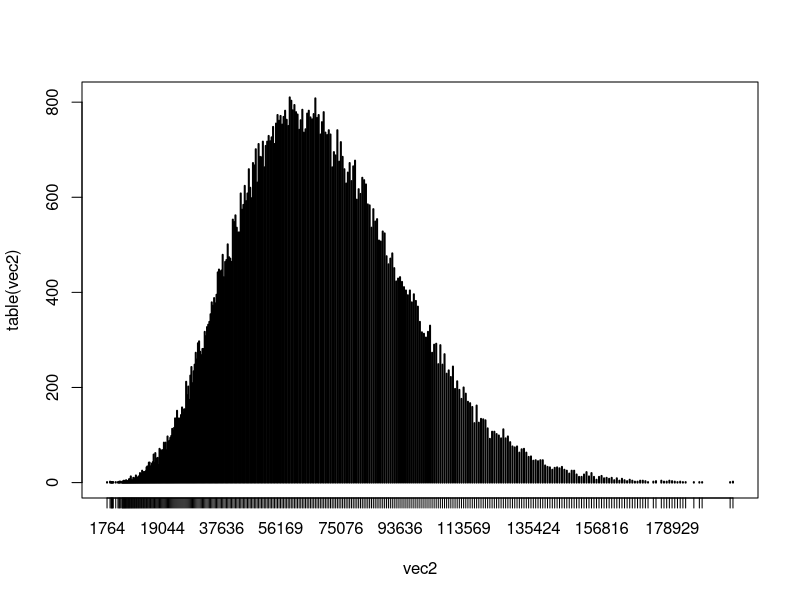
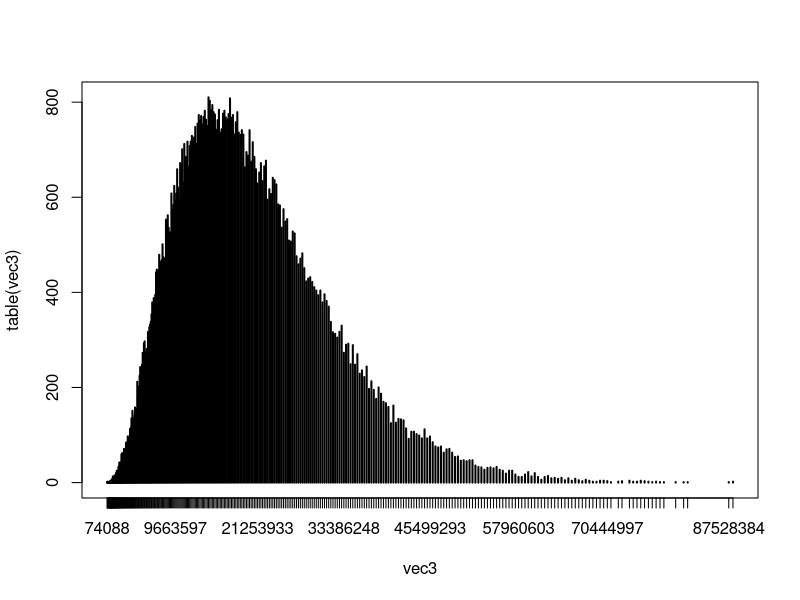
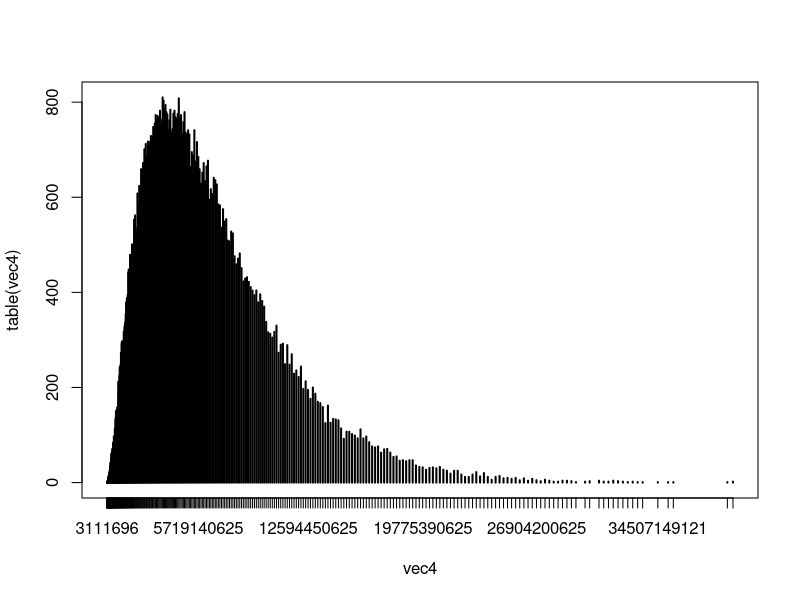
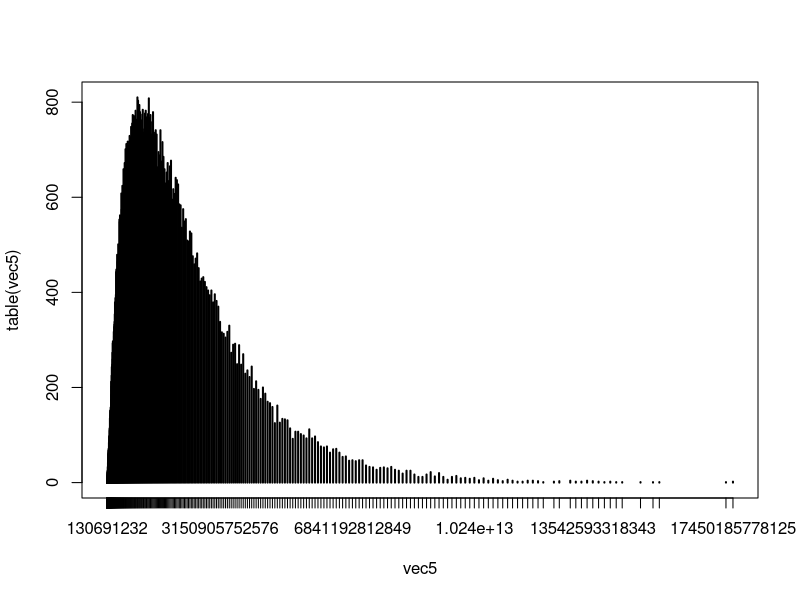
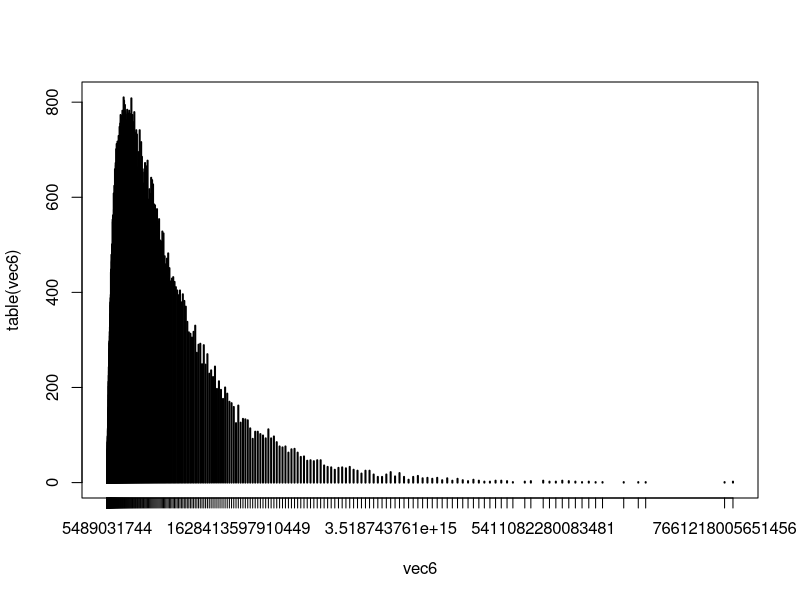
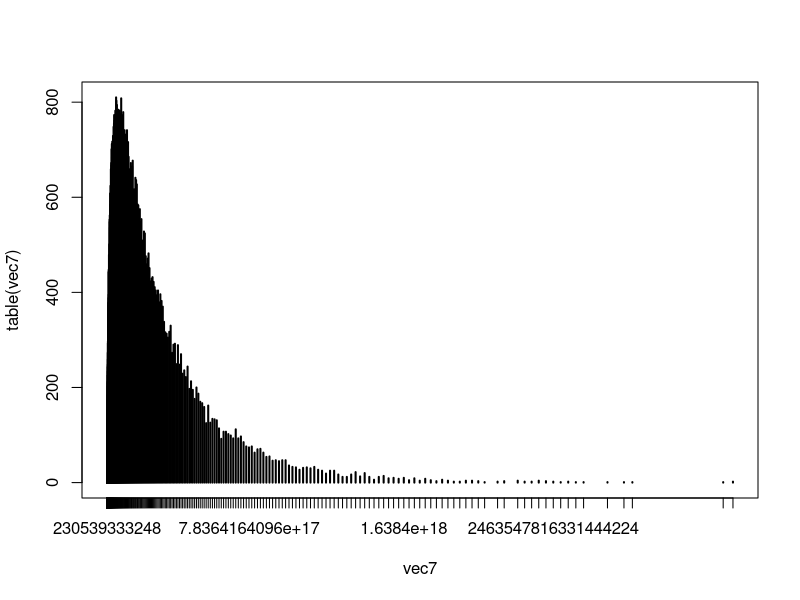
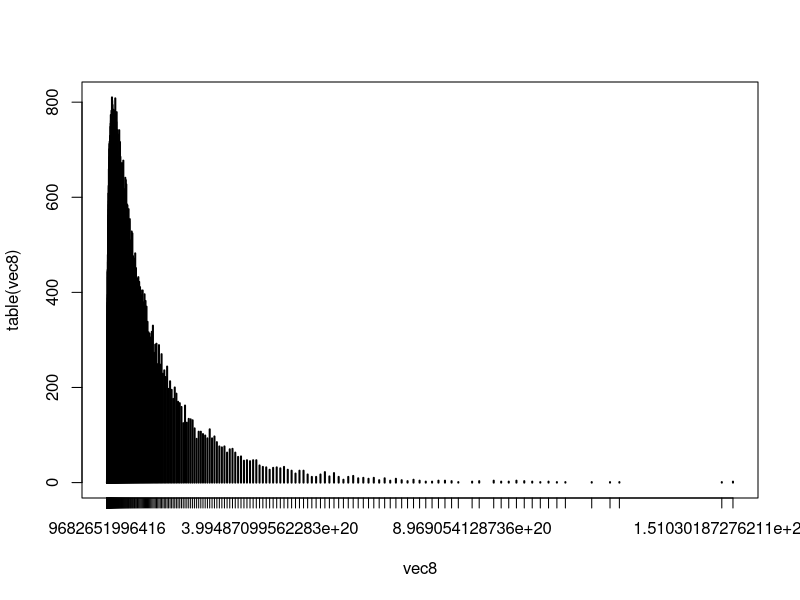
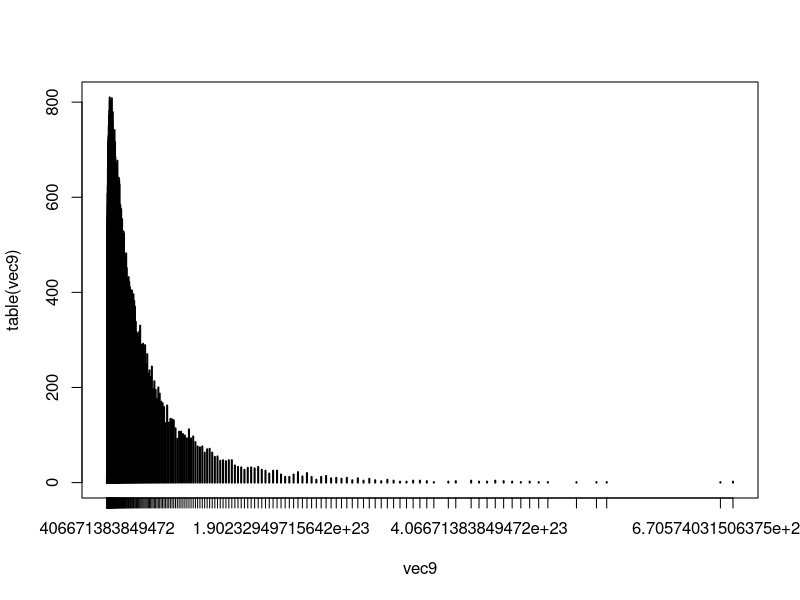

Here is the R script that generated these plots, in order:

# Simulation distribution sum_{j=1}^n U_j(U_j+1)...(U_j+k-2)

B=10^5
m=10
n=50
vec = rwilcox(nn=B, m=m, n=n)
vec2 = vec^2
plot(table(vec2))

vec3 = vec^3
plot(table(vec3))

vec4 = vec^4
plot(table(vec4))

vec5 = vec^5
plot(table(vec5))

vec6 = vec^6
plot(table(vec6))

vec7 = vec^7
plot(table(vec7))

vec8 = vec^8
plot(table(vec8))

vec9 = vec^9
plot(table(vec9))

vec10 = vec^10
plot(table(vec10))

vec11 = vec^11
plot(table(vec11))

vec12 = vec^12
plot(table(vec12))

vec13 = vec^13
plot(table(vec13))

vec14 = vec^14
plot(table(vec14))


# k=4
U4 = vec+vec2
plot(table(U4))

# k=5
U5 = vec+vec2+vec3
plot(table(U5))

# k=6
U6 = vec+vec2+vec3+vec4
plot(table(U6))

# k=7
U7 = vec+vec2+vec3+vec4+vec5
plot(table(U7))

# k=8
U8 = vec+vec2+vec3+vec4+vec5+vec6
plot(table(U8))

# k=9
U9 = vec+vec2+vec3+vec4+vec5+vec6+vec7
plot(table(U9))

# k=10
U10 = vec+vec2+vec3+vec4+vec5+vec6+vec7+vec8
plot(table(U10))

